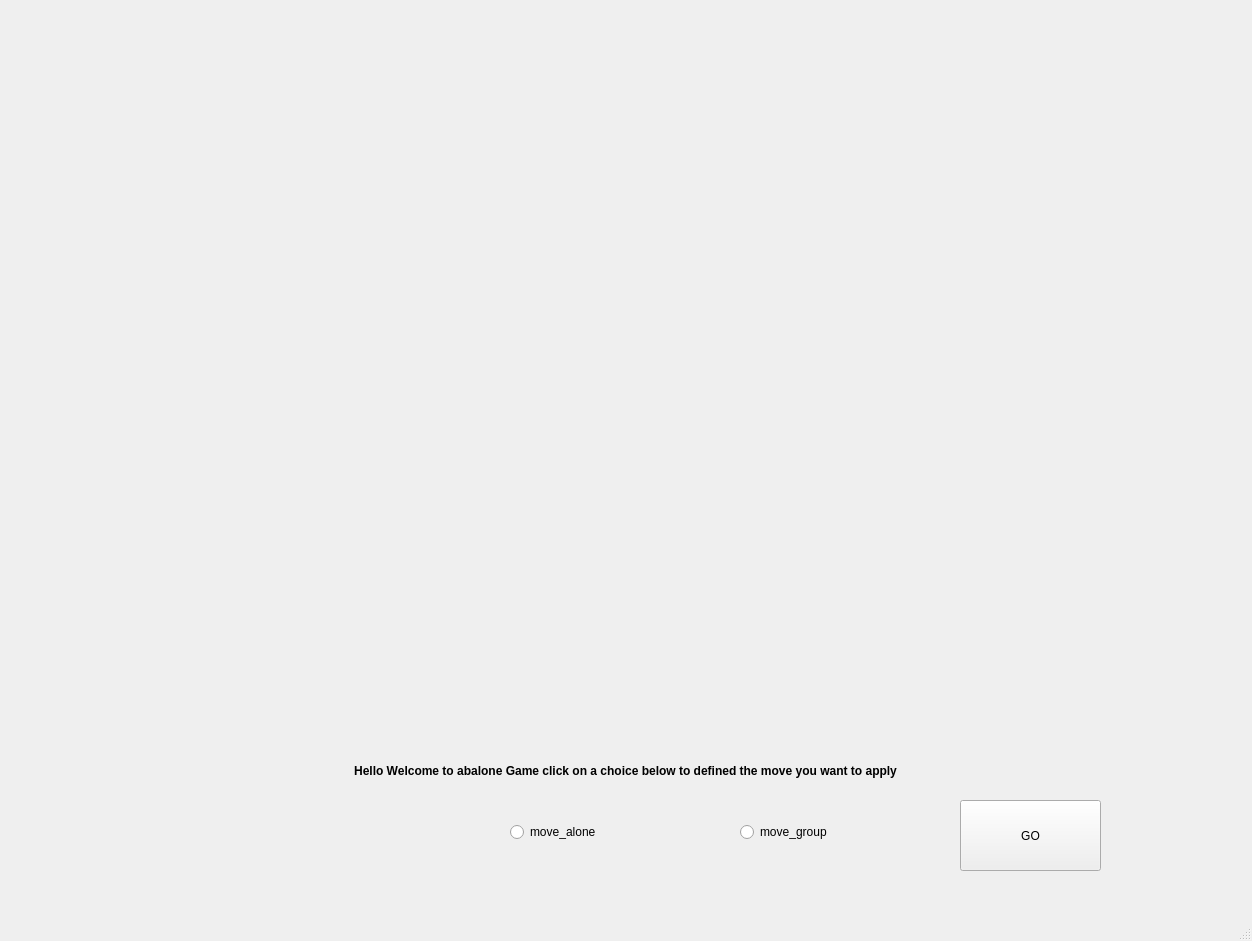
<?xml version="1.0" encoding="UTF-8"?>
<ui version="4.0">
 <class>abalone_gui</class>
 <widget class="QMainWindow" name="abalone_gui">
  <property name="geometry">
   <rect>
    <x>0</x>
    <y>0</y>
    <width>1252</width>
    <height>941</height>
   </rect>
  </property>
  <property name="windowTitle">
   <string>abalone_gui</string>
  </property>
  <widget class="QWidget" name="centralwidget">
   <widget class="QPushButton" name="apply_move">
    <property name="geometry">
     <rect>
      <x>960</x>
      <y>800</y>
      <width>141</width>
      <height>71</height>
     </rect>
    </property>
    <property name="text">
     <string>GO</string>
    </property>
   </widget>
   <widget class="QRadioButton" name="move_alone">
    <property name="geometry">
     <rect>
      <x>510</x>
      <y>820</y>
      <width>115</width>
      <height>24</height>
     </rect>
    </property>
    <property name="text">
     <string>move_alone</string>
    </property>
   </widget>
   <widget class="QRadioButton" name="move_group">
    <property name="geometry">
     <rect>
      <x>740</x>
      <y>820</y>
      <width>115</width>
      <height>24</height>
     </rect>
    </property>
    <property name="text">
     <string>move_group</string>
    </property>
   </widget>
   <widget class="QWidget" name="verticalLayoutWidget">
    <property name="geometry">
     <rect>
      <x>30</x>
      <y>20</y>
      <width>1171</width>
      <height>711</height>
     </rect>
    </property>
    <layout class="QVBoxLayout" name="verticalLayout"/>
   </widget>
   <widget class="QLabel" name="message_label">
    <property name="geometry">
     <rect>
      <x>0</x>
      <y>750</y>
      <width>1251</width>
      <height>41</height>
     </rect>
    </property>
    <property name="font">
     <font>
      <weight>75</weight>
      <italic>false</italic>
      <bold>true</bold>
     </font>
    </property>
    <property name="layoutDirection">
     <enum>Qt::LeftToRight</enum>
    </property>
    <property name="text">
     <string>Hello Welcome to abalone Game click on a choice below to defined the move you want to apply</string>
    </property>
    <property name="alignment">
     <set>Qt::AlignCenter</set>
    </property>
   </widget>
  </widget>
  <widget class="QMenuBar" name="menubar">
   <property name="geometry">
    <rect>
     <x>0</x>
     <y>0</y>
     <width>1252</width>
     <height>23</height>
    </rect>
   </property>
  </widget>
  <widget class="QStatusBar" name="statusbar"/>
 </widget>
 <resources/>
 <connections/>
</ui>
